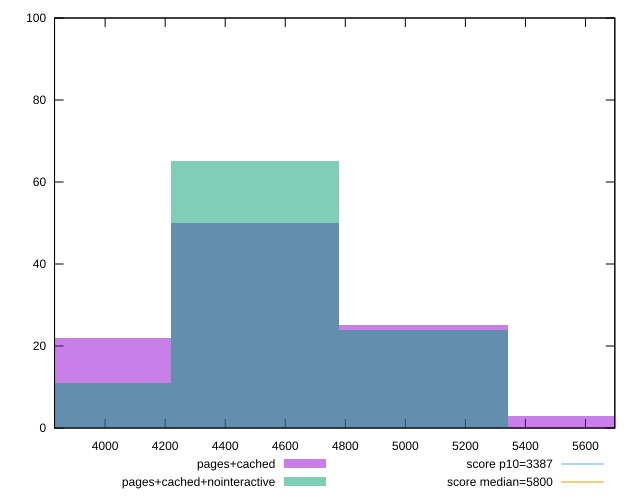

Reproduce this figure in gnuplot.
reset

$pagesCached <<EOF
5624.105857216905 3
5061.695271495215 25
4499.284685773524 50
3936.8741000518335 22
EOF

$pagesCachedNointeractive <<EOF
4499.284685773524 65
3936.8741000518335 11
5061.695271495215 24
EOF

set key outside below
set boxwidth 562.4105857216905
set xrange [3831.5508418398394:5697.71409607805]
set yrange [0:100]
set style fill transparent solid 0.5 noborder

set parametric
set terminal svg size 640, 500 enhanced background rgb 'white'
set output "report_00007_2020-12-11T15:55:29.892Z/speed-index/comparison/histogram/2_vs_3.svg"

plot $pagesCached title "pages+cached" with boxes, \
     $pagesCachedNointeractive title "pages+cached+nointeractive" with boxes, \
     3387,t title "score p10=3387", \
     5800,t title "score median=5800"

reset
